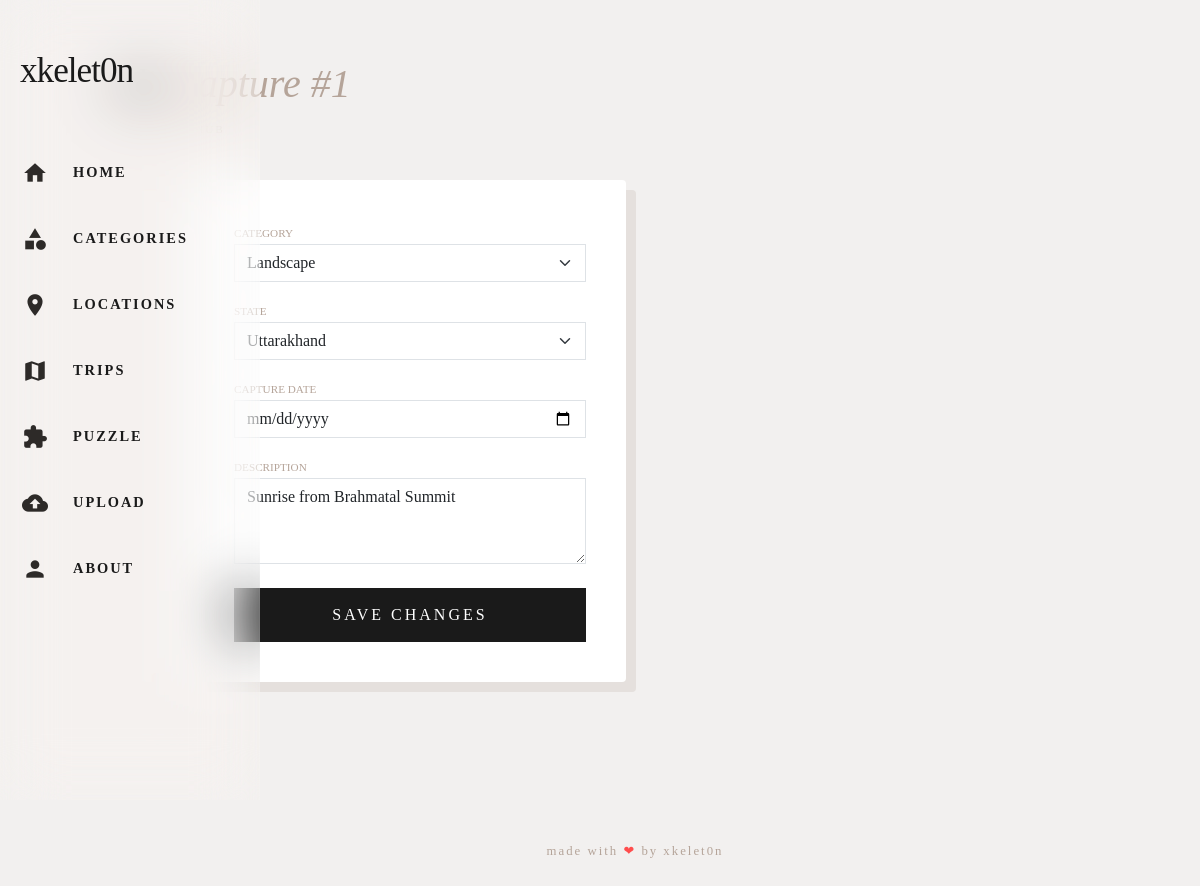
Screenshot of /edit_photo/1 with the database file from the repository.
### app.py (models this page shows)
class Photo(db.Model):
    id = db.Column(db.Integer, primary_key=True)
    url = db.Column(db.String(100), nullable=False)
    category = db.Column(db.String(50))
    location = db.Column(db.String(100))
    description = db.Column(db.Text)

### app.py (the view)
@app.route('/edit_photo/<int:id>', methods=['GET', 'POST'])
def edit_photo(id):
    photo = Photo.query.get_or_404(id)
    if request.method == 'POST':
        photo.category = request.form.get('category')
        photo.location = request.form.get('location')
        photo.description = request.form.get('desc')
        db.session.commit()
        return redirect(url_for('upload'))
    return render_template('edit.html', item=photo, type='photo')

### Templates/edit.html (shortened to what this page needs)
{% extends 'base.html' %}
{% block content %}
<div class="page-header">
    <h1>Edit <span>{% if type == 'photo' %}Capture{% else %}Trip{% endif %} #{{ item.id }}</span></h1>
    <a href="/upload" style="text-decoration: none; color: #b5a499; font-size: 0.7rem; letter-spacing: 2px; text-transform: uppercase;">&larr; Back to Hub</a>
</div>
<div style="padding: 0 8% 80px; max-width: 600px;">
    <div style="background: white; padding: 40px; border-radius: 4px; box-shadow: 10px 10px 0px #e5e0dd;">
        <form method="POST">
            {% if type == 'photo' %}
            <div class="mb-3">
                <label style="font-size: 0.7rem; color: #b5a499;">CATEGORY</label>
                <select name="category" class="form-select" style="border-radius: 0;">
                    <option {% if item.category == 'Landscape' %}selected{% endif %}>Landscape</option>
                </select>
            </div>
            <div class="mb-3">
                <label style="font-size: 0.7rem; color: #b5a499;">STATE</label>
                <select id="state" name="location" class="form-select" style="border-radius: 0;"></select>
            </div>
            <div class="mb-3">
                <label style="font-size: 0.7rem; color: #b5a499;">CAPTURE DATE</label>
                <input type="date" name="capture_date" value="{{ item.capture_date }}" class="form-control" style="border-radius: 0;">
            </div>
            <div class="mb-4">
                <label style="font-size: 0.7rem; color: #b5a499;">DESCRIPTION</label>
                <textarea name="desc" class="form-control" rows="3" style="border-radius: 0;">{{ item.description }}</textarea>
            </div>
            {% endif %}
            <button type="submit" style="width: 100%; background: #1a1a1a; color: white; border: none; padding: 15px; text-transform: uppercase; letter-spacing: 3px;">Save Changes</button>
        </form>
    </div>
</div>
{% endblock %}

### Templates/base.html (style rules this page uses)
body { margin: 0; background-color: #f2f0ef; color: #1a1a1a; font-family: 'Georgia', serif; display: flex; min-height: 100vh; overflow-x: hidden; }
.page-header { margin-bottom: 40px; padding-top: 20px; }
.page-header h1 { font-weight: 300; font-size: 2.5rem; text-transform: lowercase; }
.page-header span { color: #b5a499; font-style: italic; }

### rows the page displays
Photo: id "1", category "Landscape", desc "Sunrise from Brahmatal Summit"
